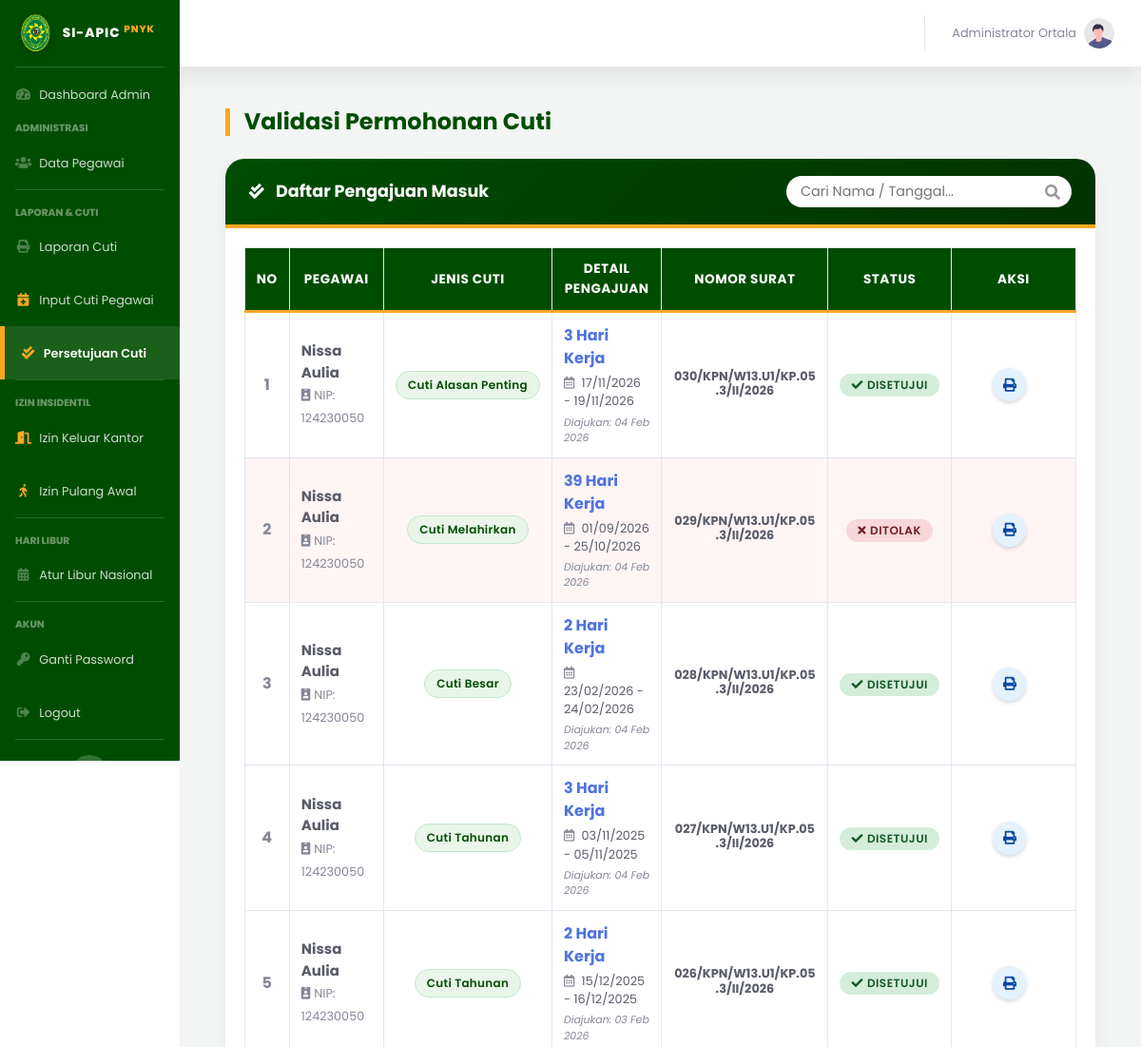
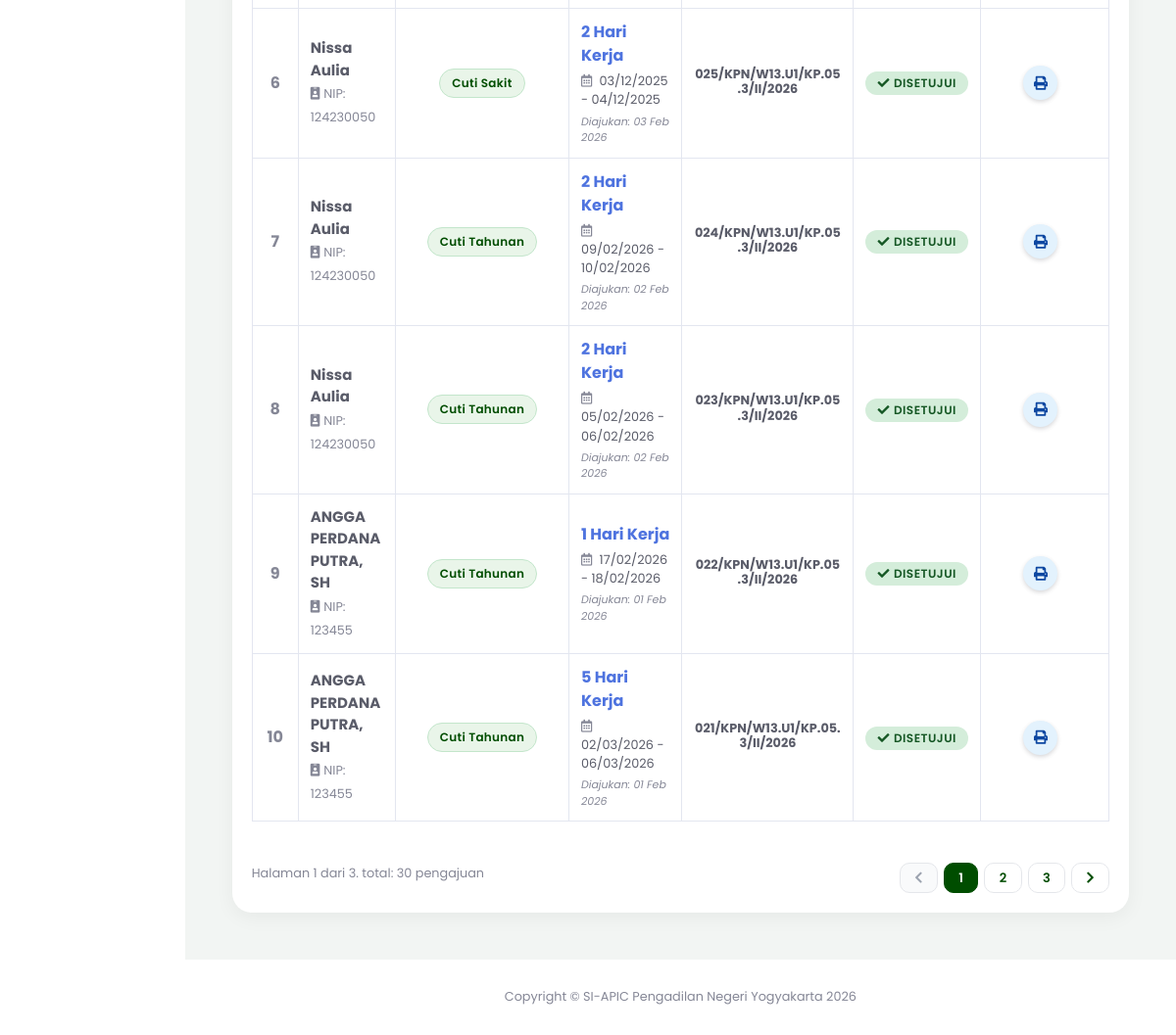
Page /index.php?page=validasi_cuti (signed in) on the earlier database version (2 pictures, top to bottom).
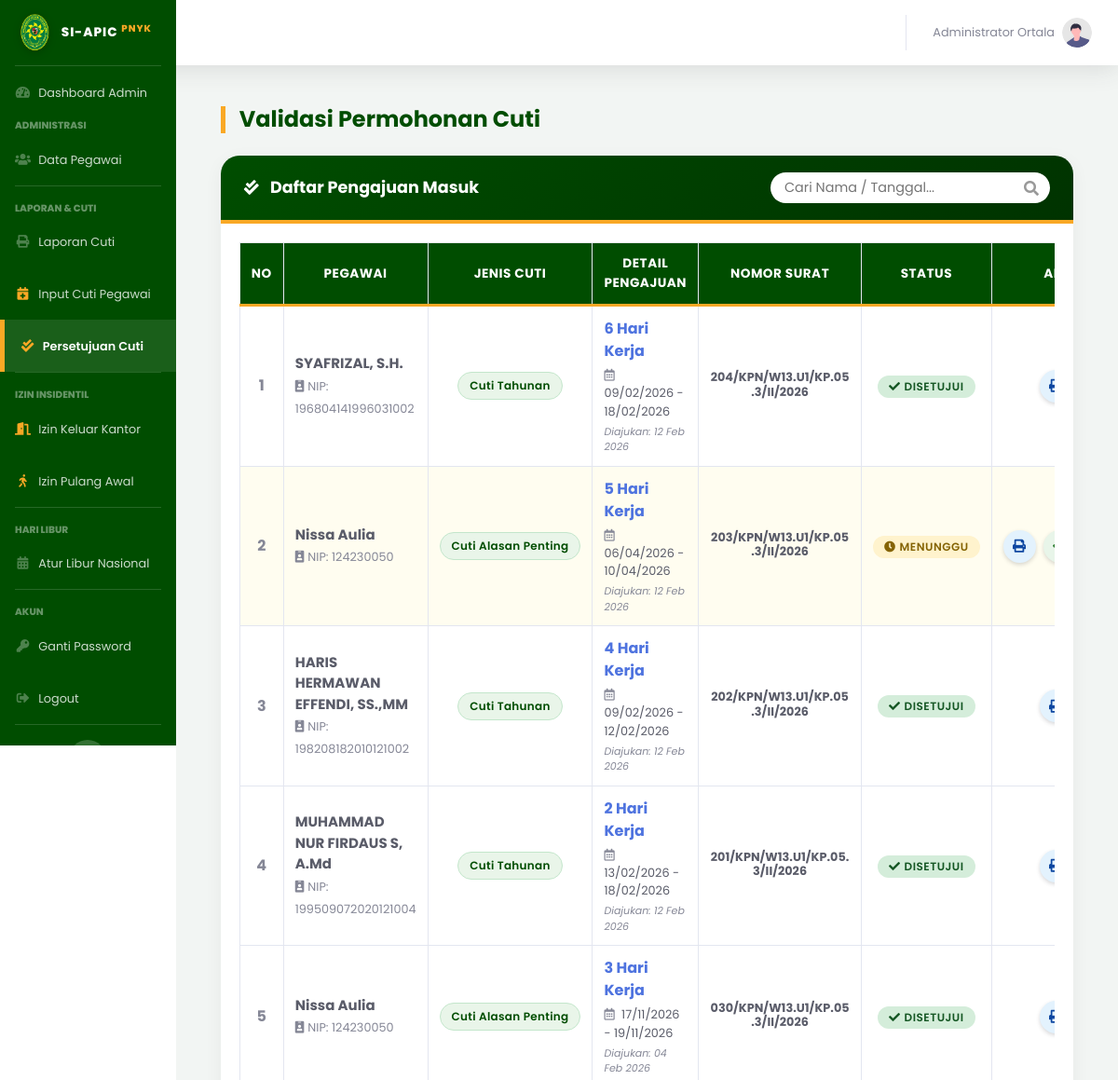
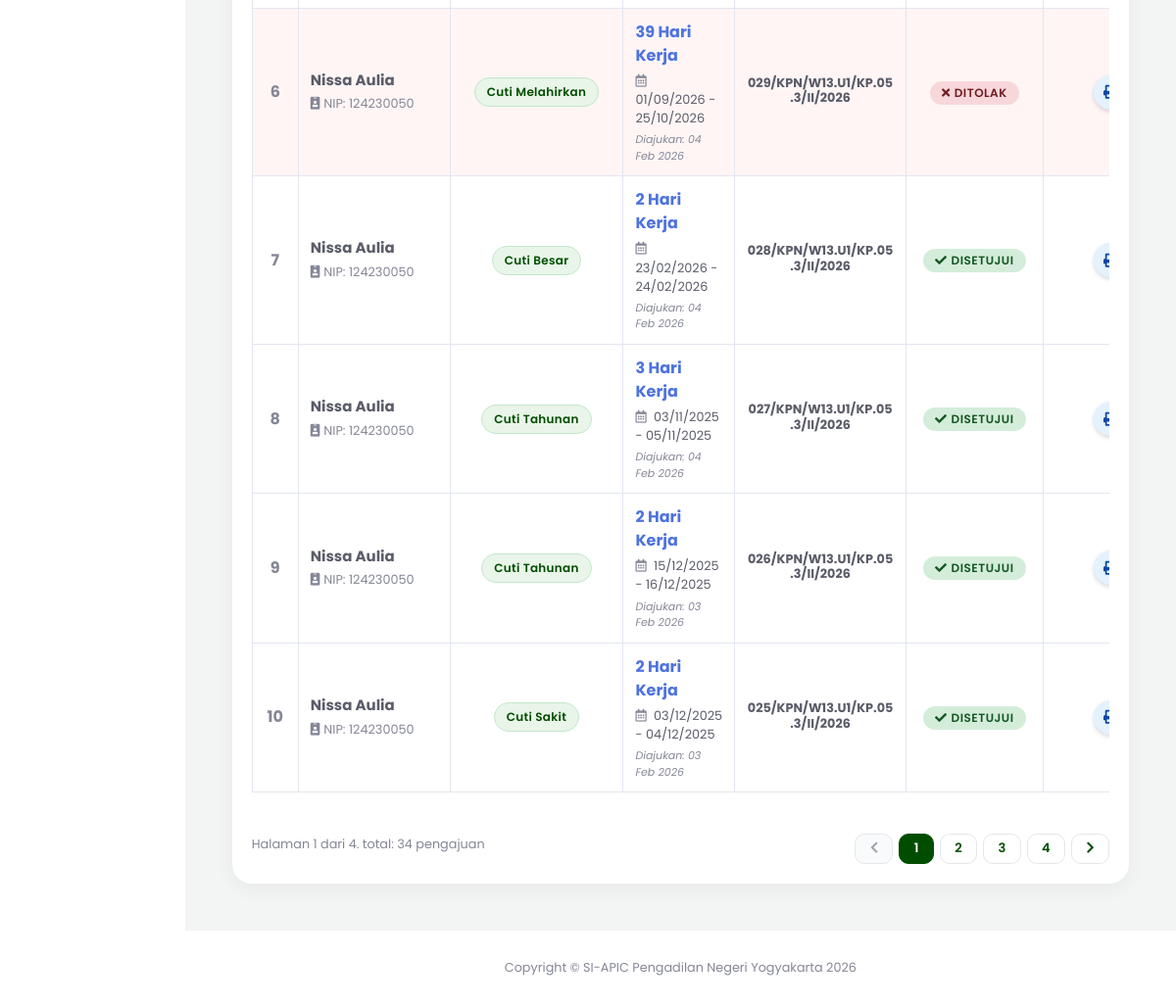
Same page on the later database version (2 pictures, top to bottom).
### tables this page shows
CREATE TABLE `pengajuan_cuti` (
  `id_pengajuan` int(11) NOT NULL,
  `id_user` int(11) NOT NULL,
  `jenis_cuti` varchar(50) DEFAULT NULL,
  `id_atasan` int(11) DEFAULT NULL,
  `id_jenis` int(11) NOT NULL,
  `nomor_surat` varchar(100) DEFAULT NULL,
  `tgl_pengajuan` date DEFAULT NULL,
  `tgl_mulai` date NOT NULL,
  `tgl_selesai` date NOT NULL,
  `lama_hari` int(11) NOT NULL,
  `alasan` text NOT NULL,
  `no_telepon` varchar(20) DEFAULT NULL,
  `masa_kerja` varchar(50) DEFAULT NULL,
  `alamat_cuti` text NOT NULL,
  `status` enum('Diajukan','Disetujui','Ditolak','Dibatalkan') DEFAULT 'Diajukan',
  `catatan_admin` text DEFAULT NULL,
  `created_at` timestamp NOT NULL DEFAULT current_timestamp(),
  `sisa_cuti_n` int(11) DEFAULT 0,
  `sisa_cuti_n1` int(11) DEFAULT 0,
  `dipotong_n1` int(11) DEFAULT 0,
  `dipotong_n` int(11) DEFAULT 0,
  `id_pejabat` int(11) DEFAULT 0,
  `ttd_pejabat` enum('ketua','wakil','plh') DEFAULT 'ketua'
);

CREATE TABLE `users` (
  `id_user` int(11) NOT NULL,
  `nip` varchar(30) NOT NULL,
  `masa_kerja` varchar(50) DEFAULT NULL,
  `password` varchar(255) NOT NULL,
  `nama_lengkap` varchar(100) NOT NULL,
  `jabatan` varchar(100) DEFAULT NULL,
  `kategori_laporan` enum('HAKIM KARIR DAN AD HOC','PANITERA DAN PANMUD','SEKRETARIS DAN KASUBBAG','PANITERA PENGGANTI','JURUSITA','JURUSITA PENGGANTI','STAF') NOT NULL,
  `pangkat` varchar(50) DEFAULT NULL,
  `unit_kerja` varchar(100) DEFAULT 'Pengadilan Negeri Yogyakarta',
  `no_telepon` varchar(20) DEFAULT NULL,
  `role` enum('admin','user') NOT NULL,
  `is_atasan_langsung` tinyint(1) DEFAULT 0 COMMENT '1=Bisa TTD, 0=Staf Biasa',
  `sisa_cuti_n` int(11) DEFAULT 12,
  `sisa_cuti_n1` int(11) DEFAULT 0,
  `sisa_cuti_n2` int(11) DEFAULT 0,
  `kuota_cuti_sakit` int(11) DEFAULT 14,
  `created_at` timestamp NOT NULL DEFAULT current_timestamp(),
  `status_akun` enum('aktif','nonaktif') DEFAULT 'aktif',
  `id_atasan` int(11) DEFAULT NULL,
  `is_atasan` enum('0','1') DEFAULT '0'
);

CREATE TABLE `jenis_cuti` (
  `id_jenis` int(11) NOT NULL,
  `nama_jenis` varchar(50) NOT NULL
);

### pages/admin/validasi_cuti.php (the view, shortened to what the changed rows need)
<?php
$batas   = 10;
$halaman = isset($_GET['hal']) ? (int)$_GET['hal'] : 1;
$halaman_awal = ($halaman > 1) ? ($halaman * $batas) - $batas : 0;
$keyword = "";
$where_clause = "";
$query_count_str = "SELECT count(id_pengajuan) as jumlah
                    FROM pengajuan_cuti
                    JOIN users ON pengajuan_cuti.id_user = users.id_user
                    WHERE 1=1 $where_clause";
$query_count = mysqli_query($koneksi, $query_count_str);
$data_count  = mysqli_fetch_assoc($query_count);
$jumlah_data = $data_count['jumlah'];
$total_halaman = ceil($jumlah_data / $batas);
$query_utama = "SELECT pengajuan_cuti.*,
                        users.nama_lengkap, users.nip,
                        users.sisa_cuti_n, users.sisa_cuti_n1, users.kuota_cuti_sakit,
                        jenis_cuti.nama_jenis
                FROM pengajuan_cuti
                JOIN users ON pengajuan_cuti.id_user = users.id_user
                JOIN jenis_cuti ON pengajuan_cuti.id_jenis = jenis_cuti.id_jenis
                WHERE 1=1 $where_clause
                ORDER BY pengajuan_cuti.tgl_pengajuan DESC, pengajuan_cuti.id_pengajuan DESC
                LIMIT $halaman_awal, $batas";
$query = mysqli_query($koneksi, $query_utama);
$nomor = $halaman_awal + 1;
?>
<div class="container-fluid mb-5 mt-4">
    <div class="d-sm-flex align-items-center justify-content-between mb-4">
        <h1 class="page-title-pn mb-0">Validasi Permohonan Cuti</h1>
    </div>
    <div class="card card-pn mb-4">
        <div class="card-body">
            <div id="area_tabel">
                <?php if(mysqli_num_rows($query) == 0) { ?>
                    <div class="alert alert-light text-center border shadow-sm" style="border-radius: 12px;">
                        <h6 class="text-muted m-3"><i class="fas fa-info-circle mr-2"></i>Data pengajuan tidak ditemukan.</h6>
                    </div>
                <?php } else { ?>
                <div class="table-responsive">
                    <table class="table table-bordered table-hover" width="100%" cellspacing="0">
                        <thead class="table-pn-head">
                            <tr class="text-center">
                                <th width="5%">No</th>
                                <th>Pegawai</th>
                                <th>Jenis Cuti</th>
                                <th>Detail Pengajuan</th>
                                <th>Nomor Surat</th>
                                <th>Status</th>
                                <th width="15%">Aksi</th>
                            </tr>
                        </thead>
                        <tbody>
                            <?php
                            while($row = mysqli_fetch_array($query)){
                                $raw_status = strtolower(trim($row['status']));
                                $bg_row = "";
                                if ($raw_status == 'disetujui') {
                                    $badge = '<span class="badge badge-status" style="background-color: #d4edda; color: #155724;"><i class="fas fa-check mr-1"></i>DISETUJUI</span>';
                                } elseif ($raw_status == 'ditolak') {
                                    $badge = '<span class="badge badge-status" style="background-color: #f8d7da; color: #721c24;"><i class="fas fa-times mr-1"></i>DITOLAK</span>';
                                    $bg_row = "style='background-color: #fff5f5;'";
                                } else {
                                    $badge = '<span class="badge badge-status" style="background-color: #fff3cd; color: #856404;"><i class="fas fa-clock mr-1"></i>MENUNGGU</span>';
                                    $bg_row = "style='background-color: #fffdf0;'";
                                }
                            ?>
                            <tr <?php echo $bg_row; ?>>
                                <td class="text-center font-weight-bold align-middle"><?php echo $nomor++; ?></td>
                                <td class="align-middle">
                                    <div class="font-weight-bold text-dark" style="font-size: 15px;"><?php echo $row['nama_lengkap']; ?></div>
                                    <small class="text-muted"><i class="fas fa-id-badge mr-1"></i>NIP: <?php echo $row['nip']; ?></small>
                                </td>
                                <td class="align-middle text-center">
                                    <span class="badge-jenis-cuti">
                                        <?php echo $row['nama_jenis']; ?>
                                    </span>
                                </td>
                                <td class="align-middle">
                                    <div class="font-weight-bold text-primary"><?php echo $row['lama_hari']; ?> Hari Kerja</div>
                                    <small class="text-dark d-block mt-1">
                                        <i class="far fa-calendar-alt mr-1 text-muted"></i>
                                        <?php echo date('d/m/Y', strtotime($row['tgl_mulai'])); ?> -
                                        <?php echo date('d/m/Y', strtotime($row['tgl_selesai'])); ?>
                                    </small>
                                    <small class="text-muted font-italic d-block mt-1" style="font-size: 11px;">
                                        Diajukan: <?php echo date('d M Y', strtotime($row['tgl_pengajuan'])); ?>
                                    </small>
                                </td>
                                <td class="text-center align-middle">
                                    <?php if(!empty($row['nomor_surat'])) { ?>
                                        <span class="font-weight-bold text-dark small" style="display:inline-block; max-width:150px; line-height:1.2;">
                                            <?php echo $row['nomor_surat']; ?>
                                        </span>
                                    <?php } else { echo '-'; } ?>
                                </td>
                                <td class="text-center align-middle"><?php echo $badge; ?></td>
                                <td class="text-center align-middle">
                                    <div class="d-flex justify-content-center">
                                        <a href="pages/admin/cetak_cuti_admin.php?id=<?php echo $row['id_pengajuan']; ?>" target="_blank" class="btn-circle-action btn-print shadow-sm mr-2" title="Cetak Surat">
                                            <i class="fas fa-print fa-sm"></i>
                                        </a>
                                        <?php if(strpos($raw_status, 'menunggu') !== false || $raw_status == 'diajukan' || $raw_status == '') { ?>
                                            <button class="btn-circle-action btn-approve shadow-sm mr-2"
                                                    onclick="konfirmasiValidasi('setuju', <?php echo $row['id_pengajuan']; ?>, '<?php echo $row['nama_lengkap']; ?>')"
                                                    title="Setujui">
                                            </button>
                                        <?php } ?>
                                    </div>
                                </td>
                            </tr>
                            <?php } ?>
                        </tbody>
                    </table>
                </div>
                <div class="d-flex flex-column flex-md-row justify-content-between align-items-center mt-3">
                    <div class="text-muted small mb-2 mb-md-0">
                        Halaman <?php echo $halaman; ?> dari <?php echo $total_halaman; ?>. total: <?php echo $jumlah_data; ?> pengajuan
                    </div>
                    <nav>
                        <ul class="pagination mb-0">
                            <li class="page-item <?php if($halaman <= 1) echo 'disabled'; ?>">
                                <a class="page-link" href="<?php if($halaman > 1){ echo "?page=validasi_cuti&hal=".($halaman-1)."&cari=$keyword"; } ?>"><i class="fas fa-chevron-left"></i></a>
                            </li>
                            <?php for($x = 1; $x <= $total_halaman; $x++): ?>
                                <li class="page-item <?php if($halaman == $x) echo 'active'; ?>">
                                    <a class="page-link" href="?page=validasi_cuti&hal=<?php echo $x; ?>&cari=<?php echo $keyword; ?>"><?php echo $x; ?></a>
                                </li>
                            <?php endfor; ?>
                            <li class="page-item <?php if($halaman >= $total_halaman) echo 'disabled'; ?>">
                                <a class="page-link" href="<?php if($halaman < $total_halaman){ echo "?page=validasi_cuti&hal=".($halaman+1)."&cari=$keyword"; } ?>"><i class="fas fa-chevron-right"></i></a>
                            </li>
                        </ul>
                    </nav>
                </div>
                <?php } ?>
            </div>
        </div>
    </div>
</div>

Differences in the rows shown:
no longer on this page (row unchanged): pengajuan_cuti: id_user.nama_lengkap "Nissa Aulia", id_user.nip "124230050", id_jenis.nama_jenis "Cuti Tahunan", lama_hari "2", tgl_mulai "09/02/2026", tgl_selesai "10/02/2026", tgl_pengajuan "02 Feb 2026", nomor_surat "024/KPN/W13.U1/KP.05.3/II/2026", status "Disetujui" (drawn)
no longer on this page (row unchanged): pengajuan_cuti: id_user.nama_lengkap "Nissa Aulia", id_user.nip "124230050", id_jenis.nama_jenis "Cuti Tahunan", lama_hari "2", tgl_mulai "05/02/2026", tgl_selesai "06/02/2026", tgl_pengajuan "02 Feb 2026", nomor_surat "023/KPN/W13.U1/KP.05.3/II/2026", status "Disetujui" (drawn)
no longer on this page (row unchanged): pengajuan_cuti: id_user.nama_lengkap "ANGGA PERDANA PUTRA, SH", id_user.nip "123455", id_jenis.nama_jenis "Cuti Tahunan", lama_hari "1", tgl_mulai "17/02/2026", tgl_selesai "18/02/2026", tgl_pengajuan "01 Feb 2026", nomor_surat "022/KPN/W13.U1/KP.05.3/II/2026", status "Disetujui" (drawn)
no longer on this page (row unchanged): pengajuan_cuti: id_user.nama_lengkap "ANGGA PERDANA PUTRA, SH", id_user.nip "123455", id_jenis.nama_jenis "Cuti Tahunan", lama_hari "5", tgl_mulai "02/03/2026", tgl_selesai "06/03/2026", tgl_pengajuan "01 Feb 2026", nomor_surat "021/KPN/W13.U1/KP.05.3/II/2026", status "Disetujui" (drawn)
added pengajuan_cuti: id_user.nama_lengkap "SYAFRIZAL, S.H.", id_user.nip "196804141996031002", id_jenis.nama_jenis "Cuti Tahunan", lama_hari "6", tgl_mulai "09/02/2026", tgl_selesai "18/02/2026", tgl_pengajuan "12 Feb 2026", nomor_surat "204/KPN/W13.U1/KP.05.3/II/2026", status "Disetujui" (drawn)
added pengajuan_cuti: id_user.nama_lengkap "Nissa Aulia", id_user.nip "124230050", id_jenis.nama_jenis "Cuti Alasan Penting", lama_hari "5", tgl_mulai "06/04/2026", tgl_selesai "10/04/2026", tgl_pengajuan "12 Feb 2026", nomor_surat "203/KPN/W13.U1/KP.05.3/II/2026", status "Diajukan" (drawn)
added pengajuan_cuti: id_user.nama_lengkap "HARIS HERMAWAN EFFENDI, SS.,MM", id_user.nip "198208182010121002", id_jenis.nama_jenis "Cuti Tahunan", lama_hari "4", tgl_mulai "09/02/2026", tgl_selesai "12/02/2026", tgl_pengajuan "12 Feb 2026", nomor_surat "202/KPN/W13.U1/KP.05.3/II/2026", status "Disetujui" (drawn)
added pengajuan_cuti: id_user.nama_lengkap "MUHAMMAD NUR FIRDAUS S, A.Md", id_user.nip "199509072020121004", id_jenis.nama_jenis "Cuti Tahunan", lama_hari "2", tgl_mulai "13/02/2026", tgl_selesai "18/02/2026", tgl_pengajuan "12 Feb 2026", nomor_surat "201/KPN/W13.U1/KP.05.3/II/2026", status "Disetujui" (drawn)
Other differences:
$total_halaman: "3" → "4"
$jumlah_data: "30" → "34"
new list line: "4"
